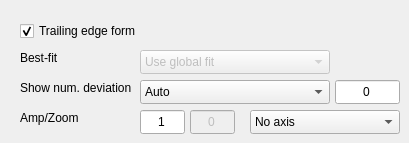
     <widget class="QWidget" name="trailingEdge">
      <attribute name="title">
       <string>Trailing edge</string>
      </attribute>
      <widget class="QComboBox" name="showComboBox_3">
       <property name="enabled">
        <bool>true</bool>
       </property>
       <property name="geometry">
        <rect>
         <x>140</x>
         <y>80</y>
         <width>190</width>
         <height>24</height>
        </rect>
       </property>
       <property name="currentIndex">
        <number>0</number>
       </property>
       <item>
        <property name="text">
         <string>Auto</string>
        </property>
       </item>
       <item>
        <property name="text">
         <string>From nominal</string>
        </property>
       </item>
       <item>
        <property name="text">
         <string>Set</string>
        </property>
       </item>
       <item>
        <property name="text">
         <string>On edge</string>
        </property>
       </item>
      </widget>
      <widget class="QComboBox" name="bestFitComboBox_3">
       <property name="enabled">
        <bool>false</bool>
       </property>
       <property name="geometry">
        <rect>
         <x>140</x>
         <y>50</y>
         <width>190</width>
         <height>24</height>
        </rect>
       </property>
       <item>
        <property name="text">
         <string>Use global fit</string>
        </property>
       </item>
       <item>
        <property name="text">
         <string>Free fit (Form)</string>
        </property>
       </item>
       <item>
        <property name="text">
         <string>Translate fit (Form)</string>
        </property>
       </item>
       <item>
        <property name="text">
         <string>X only fit (Form)</string>
        </property>
       </item>
       <item>
        <property name="text">
         <string>Y only fit (Form)</string>
        </property>
       </item>
       <item>
        <property name="text">
         <string>Free fit (LSQ)</string>
        </property>
       </item>
       <item>
        <property name="text">
         <string>Translate fit (LSQ)</string>
        </property>
       </item>
       <item>
        <property name="text">
         <string>X only fit (LSQ)</string>
        </property>
       </item>
       <item>
        <property name="text">
         <string>Y only fit (LSQ)</string>
        </property>
       </item>
       <item>
        <property name="text">
         <string>No fit</string>
        </property>
       </item>
       <item>
        <property name="text">
         <string>CAV+Edge</string>
        </property>
       </item>
       <item>
        <property name="text">
         <string>Edge radius</string>
        </property>
       </item>
      </widget>
      <widget class="QComboBox" name="axisComboBox_3">
       <property name="enabled">
        <bool>true</bool>
       </property>
       <property name="geometry">
        <rect>
         <x>250</x>
         <y>110</y>
         <width>150</width>
         <height>24</height>
        </rect>
       </property>
       <property name="currentIndex">
        <number>0</number>
       </property>
       <item>
        <property name="text">
         <string>No axis</string>
        </property>
       </item>
       <item>
        <property name="text">
         <string>Axis center</string>
        </property>
       </item>
       <item>
        <property name="text">
         <string>Axis left/down</string>
        </property>
       </item>
      </widget>
      <widget class="QLabel" name="scaleLabel_3">
       <property name="geometry">
        <rect>
         <x>20</x>
         <y>110</y>
         <width>121</width>
         <height>16</height>
        </rect>
       </property>
       <property name="text">
        <string>Amp/Zoom</string>
       </property>
      </widget>
      <widget class="QLineEdit" name="scaleLineEdit_3">
       <property name="geometry">
        <rect>
         <x>140</x>
         <y>110</y>
         <width>45</width>
         <height>24</height>
        </rect>
       </property>
       <property name="text">
        <string>1</string>
       </property>
       <property name="alignment">
        <set>Qt::AlignCenter</set>
       </property>
      </widget>
      <widget class="QCheckBox" name="formTECheckBox">
       <property name="enabled">
        <bool>true</bool>
       </property>
       <property name="geometry">
        <rect>
         <x>20</x>
         <y>20</y>
         <width>191</width>
         <height>22</height>
        </rect>
       </property>
       <property name="text">
        <string>Trailing edge form</string>
       </property>
       <property name="checked">
        <bool>true</bool>
       </property>
      </widget>
      <widget class="QLabel" name="bestFitLabel_3">
       <property name="geometry">
        <rect>
         <x>20</x>
         <y>80</y>
         <width>121</width>
         <height>16</height>
        </rect>
       </property>
       <property name="text">
        <string>Show num. deviation</string>
       </property>
      </widget>
      <widget class="QLabel" name="showLabel_3">
       <property name="geometry">
        <rect>
         <x>20</x>
         <y>50</y>
         <width>61</width>
         <height>16</height>
        </rect>
       </property>
       <property name="text">
        <string>Best-fit</string>
       </property>
      </widget>
      <widget class="QLineEdit" name="increaseLineEdit_3">
       <property name="enabled">
        <bool>false</bool>
       </property>
       <property name="geometry">
        <rect>
         <x>190</x>
         <y>110</y>
         <width>45</width>
         <height>24</height>
        </rect>
       </property>
       <property name="text">
        <string>0</string>
       </property>
       <property name="alignment">
        <set>Qt::AlignCenter</set>
       </property>
      </widget>
      <widget class="QLineEdit" name="valueOfSetTE">
       <property name="geometry">
        <rect>
         <x>335</x>
         <y>80</y>
         <width>65</width>
         <height>24</height>
        </rect>
       </property>
       <property name="text">
        <string>0</string>
       </property>
       <property name="alignment">
        <set>Qt::AlignCenter</set>
       </property>
      </widget>
     </widget>
